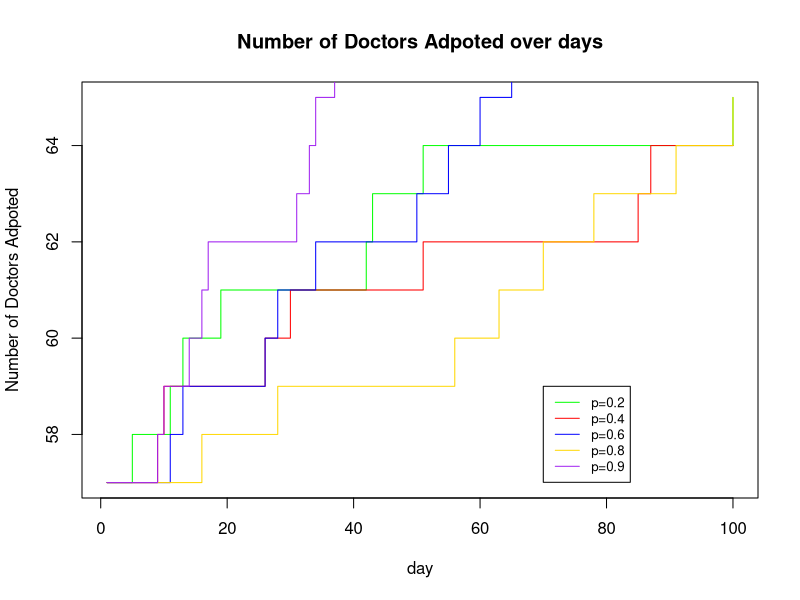

Source code (R):
# Homework 6
# Stat 133, Lec 2, Spring 2015
# Due : Friday March 20th by 5 pm

# Review the slides on simulations for this assignment.

# Consider the following model on use of a new drug:
# We have a population of doctors, population size : <n.doctors>
# Every doctor has either adopted the use of a new drug, or not (0/1 status)
# Now write a function that runs a simulation for a period of :
# <n.days> where
# - every day exactly two _random_ doctors meet
# - if one has adopted but the other one has not then the
#   holdout adopts the use of the drug with probability p
# Return a matrix that shows for each day which doctors have adopted
# the use of the drug.

# Input varibles are
# <n.days> : the number of days the simulation should be run for
# <n.doctors> : total number of doctors 
# <initial.doctors> : a 0/1 vector of length <n.doctors>, 1 for adopters
# <p> : the probability that the non-adopter adopts the drug.

# Ouput variable
# <has_adopted> : matrix with <n.doctors> rows and <n.days> columns
#                 i.e. one row for each doctor
#                 the entries are 0 for days where the doctor is a
#                 non-adopter, else 1 (so once a row turns to 1 it stays as 1).

sim.doctors <- function(initial.doctors, n.doctors, n.days, p){

  # Set up the output variable, define it as a matrix then use initial.doctors
  # to set the first column (day)
  has_adpoted = matrix(nrow = n.doctors, ncol = n.days)
  has_adpoted[,1] = initial.doctors
  # Run a simulation for <n.days> (use a for loop).  In the loop:
  # 1) pick two random doctors
  # 2) check if one has adopted the other hasn't
  # 3) convert the non-adopter with probability p
  for( i in 2:n.days){
    has_adpoted[,i] = has_adpoted[,i-1]
    meet = sample(c(1:n.doctors), 2, replace = F)
    if(has_adpoted[meet[1],i-1] == 1 && has_adpoted[meet[2],i-1] == 0){
      adpoted = sample(c(TRUE, FALSE), 1, prob = c(p,1-p), replace = T)
      if(adpoted){
        has_adpoted[meet[2],i] = 1
      }
    }
    if(has_adpoted[meet[1],i-1] == 0 && has_adpoted[meet[2],i-1] == 1){
      adpoted = sample(c(TRUE, FALSE), 1, prob = c(p,1-p), replace = T)
      if(adpoted){
        has_adpoted[meet[1],i] = 1
      }
    }
  }
  # return the output
  return(has_adpoted)
}

# When you test your function you have to generate <initial.doctors> and
# pick values for the other input parameters.
doctors = c(1,0,0,0,0,0,0,0,0,0,1,0,0,0,0,0,0,0,0,0)
n.doctors = 20
n.days = 20
p = 0.8
test_result = sim.doctors(doctors, n.doctors,n.days, p)
set.seed(42)
# Generate a value for <initial.doctors> that has 10% 1s and 90% 0s.
# Run your function for at least 5 different values of <p> and plot
# on x-axis: days,
# on y-axis : the number of doctors that have already adopted the drug, on that day
# Put all 5 lines in one figure (e.g. use first plot() then lines() for the subsequent lines)
doctors = sample(c(1,0), 500, prob = c(0.1,0.9), replace = T)
num.adopted = sum(doctors)
n.doctors = 500
n.days = 100
prob = c(0.2,0.4,0.6,0.8,0.9)

sample.count <- function(sample, n.doctors, n.days){
  result = rep(0,n.days)
  for(i in 1:n.days){
    for(j in 1:n.doctors){
      if(sample[j,i] == 1){
        result[i] = result[i] + 1
      }
    }
  }
  return(result)
}
sample1 = sim.doctors(doctors,n.doctors,n.days,prob[1])
sample2 = sim.doctors(doctors,n.doctors,n.days,prob[2])
sample3 = sim.doctors(doctors,n.doctors,n.days,prob[3])
sample4 = sim.doctors(doctors,n.doctors,n.days,prob[4])
sample5 = sim.doctors(doctors,n.doctors,n.days,prob[5])

count1 = sample.count(sample1,n.doctors,n.days)
count2 = sample.count(sample2,n.doctors,n.days)
count3 = sample.count(sample3,n.doctors,n.days)
count4 = sample.count(sample4,n.doctors,n.days)
count5 = sample.count(sample5,n.doctors,n.days)

plot(x = c(1:n.days), y = count1, xlab = "day", ylab = "Number of Doctors Adpoted" ,main = "Number of Doctors Adpoted over days",type = "s", col = "green")
lines(x = c(1:n.days), y = count2, type = "s", col = "red")
lines(x = c(1:n.days), y = count3, type = "s", col = "blue")
lines(x = c(1:n.days), y = count4, type = "s", col = "gold")
lines(x = c(1:n.days), y =count5, type = "s", col = "purple")
legend(x = 70, num.adopted + 2,c("p=0.2","p=0.4","p=0.6","p=0.8","p=0.9"),lty=c(1,1),cex=0.8,col=c('green','red','blue','gold','purple'))

